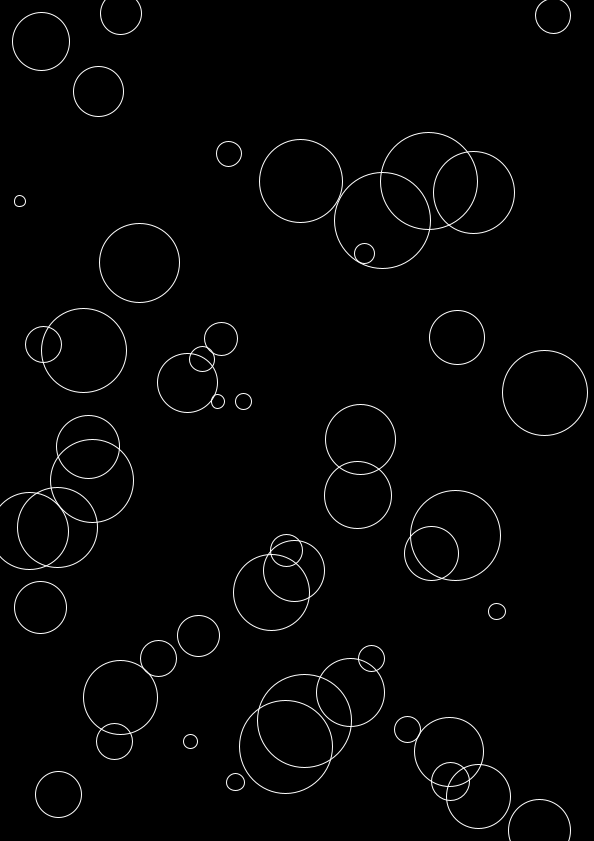
Frame 1 (no input)
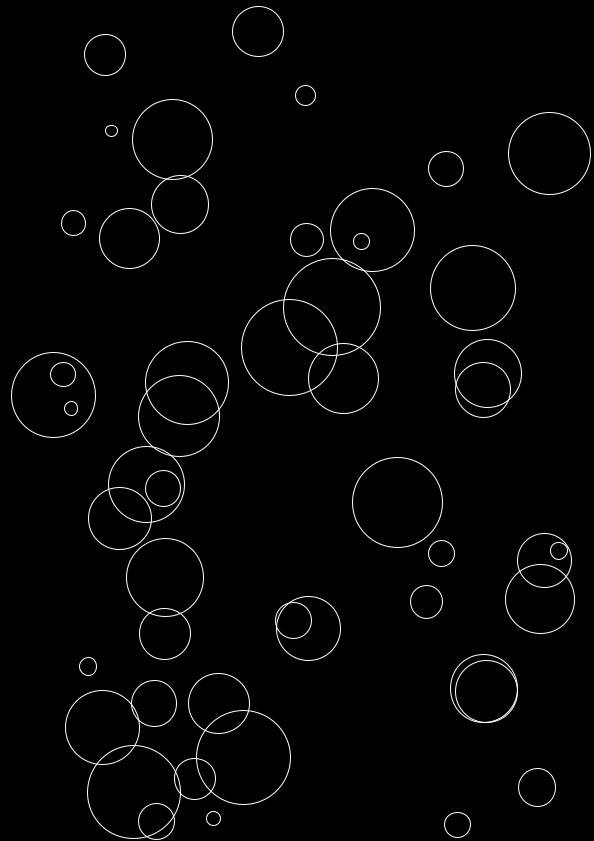
Frame 60 (the mouse pressed at the canvas centre just before this capture)
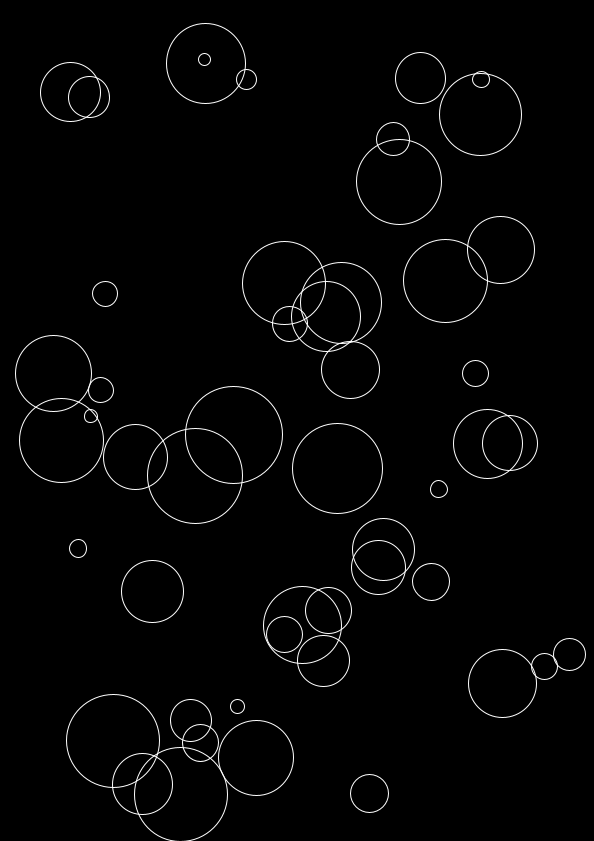
Frame 120 (the mouse held since frame 60 and released just before this capture)

The Processing sketch that drew these frames (run headless with seeded random() and noise(); from frame 60 on, the mouse is pressed at the canvas centre):

// Processing sketch: example_171010d
// ── example_171010d.pde
ArrayList<Element> elementList;

int numberOfElements = 50;

void setup() {
  size(594, 841);

  elementList = new ArrayList<Element>();

  for (int i=0; i<numberOfElements; i++) {
    Element e = new Element(
      random(width), 
      random(height), 
      random(10, 100), 
      random(-3, 3), 
      random(-3, 3)
      );

    elementList.add(e);
  }
}

void draw() {
  background(0);

  for (Element e : elementList) {
    e.update();
    e.display();
  }
}

class Element {
  float x, y, s, xSpeed, ySpeed;

  Element(float startX, float startY, float startSize, float startXSpeed, float startYSpeed) {
    this.x = startX;
    this.y = startY;
    this.s = startSize;
    this.xSpeed = startXSpeed;
    this.ySpeed = startYSpeed;
  }

  // I've split the update method into a move and a bounds method.
  void move() {
    this.x += this.xSpeed;
    this.y += this.ySpeed;
  }
  
  void bounds() {
    // If the x position is smaller than half the size of the Element,
    // it means the left side of the circle has hit the left side of the screen.
    // Sketch it out on paper if you're unsure about this.
    if (this.x <= this.s / 2) {
      // Once we hit the left side of the screen, we want to make sure the xSpeed starts
      // facing to the right (i.e. have a positive xSpeed).
      this.xSpeed = abs(this.xSpeed);
    }

    // Same as above, except for the right side. Again, sketch this out to understand.
    if (this.x >= width - this.s / 2) {
      // Take the absolute value and invert it so our speed faces to the left.
      this.xSpeed = -abs(this.xSpeed);
    }

    // Same goes for the ySpeed.
    if (this.y <= this.s / 2) {
      this.ySpeed = abs(this.ySpeed);
    }

    if (this.y >= height - this.s / 2) {
      this.ySpeed = -abs(this.ySpeed);
    }
  }
  
  void update() {
    // Call the move method
    this.move();
    
    // Call the bounds method
    this.bounds();
  }

  void display() {
    stroke(255);
    noFill();
    ellipse(x, y, s, s);
  }
}
